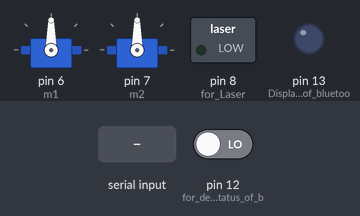
A sketch run on a simulated Arduino Uno, built with avr-gcc and run on an emulated ATmega328P. Shown: 2 × servo, switched loads named in the sketch (green lamp = pin HIGH), output pins drawn as LEDs (lit = HIGH). Inputs (shaded band) come from the test bench; at power-on: pin 12 (for_detecting_status_of_b) LOW.

Above: at 0.8 s.
0.9 s: pin 12 (for_detecting_status_of_b) driven HIGH
At 1.2 s:
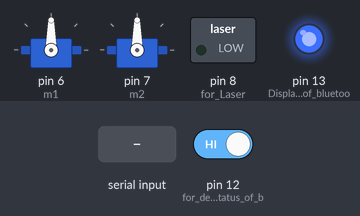
2.4 s: "1" received over the second serial link
4.6 s: "2" received over the second serial link
At 6.2 s:
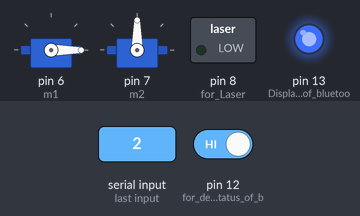
6.8 s: "3" received over the second serial link
9.0 s: "4" received over the second serial link
At 10.8 s:
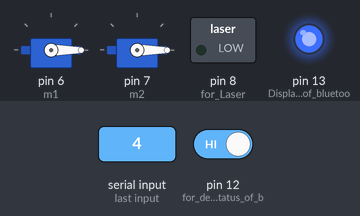
11.2 s: "0" received over the second serial link
At 12.6 s:
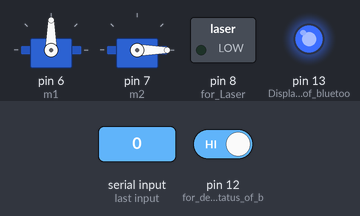
Timing chart, 0 to 13.7 s (numbered marks = the images above; inputs shaded):
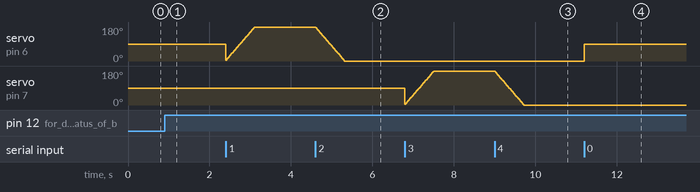

The sketch:

Arduino_Laser_Guiding.ino
```cpp
 #include<SoftwareSerial.h>
#include <Servo.h>
Servo m1;
Servo m2;                       // Create Servo object m1 and m2
SoftwareSerial BTserial(2,3);   // RX and TX;
int p1=0,p2=0,z=0;              // Initial position of servo 1 and 2

void setup()
{
  boolean Status=false;          // Status of bluetooth
   pinMode(8,OUTPUT);            // for Laser
   pinMode(12,INPUT);            // for detecting status of bluetooth
   pinMode(13,OUTPUT);           // Display status of bluetooth
  BTserial.begin(9600);          // Initialise Serial communication via bluetooth
  m1.attach(6);                  // Attaches the servo on pin 9 to the servo object
  m2.attach(7);                  // Attaches the servo on pin 10 to the servo object
  while(!Status)
  {
    if(digitalRead(12)==HIGH)
      Status=true;
}
digitalWrite(13,HIGH);           // Indicates that bluetooth is connected
}
void loop()
{
  if(BTserial.available()>0)
   z=BTserial.read();
{
                                 // For seervo m1
  while(z=='1')
  {
   p1=increment(p1);            // User defined
   m1.write(p1);
   delay(20);
    break;
  }
   while(z=='2')
   {
   p1=decrement(p1);         // User defined
   m1.write(p1);
   delay(20);    // for stability
    break;
   }
                            // Simialrly for servo m2
  while(z=='3')
  {
   p2=increment(p2);
   m2.write(p2);
   delay(20);     //For stability
    break;
  }
   while(z=='4')
   {
   p2=decrement(p2);
   m2.write(p2);
   delay(20);       // For stability
    break;
   }
   if (z=='0')    // Make servo m1 to return to its initial position
   {
    m1.write(90);
    delay(20);
   }
   if (z=='9')    // Make servo m2 return to its initial position
   {
    m2.write(90);
    delay(20);
   }
   if (z=='a')           // To turn laser on
    digitalWrite(8,HIGH);
   if (z=='b')          // To turn laser off
  digitalWrite(8,LOW);
  }
}
int increment(int pos)
{
    pos=pos+5;                   // Increment the angle by 5 degree when button is pressed
    if (pos>180)                // The max anlgle of servo is 180 degrees
    pos=180;
     return(pos);
}
int decrement(int pos)
{
    pos=pos-5;                 // Decrement the angle by 5 degrees when the button is pressed
    if(pos<0)                 // The minimum angle of servo is 0 degrees
    pos=0;
    return(pos);
}
```

Measured:
- after the input at 0.9 s, pin 13 (Display_status_of_bluetoo): LOW → HIGH at once
- after the input at 4.6 s, servo on pin 6 (m1): moves from 180° to 0° over 0.70 s, starting at once
- after the input at 9.0 s, servo on pin 7 (m2): moves from 180° to 0° over 0.70 s, starting at once
- after the input at 11.2 s, servo on pin 6 (m1): 0° → 90° at once
